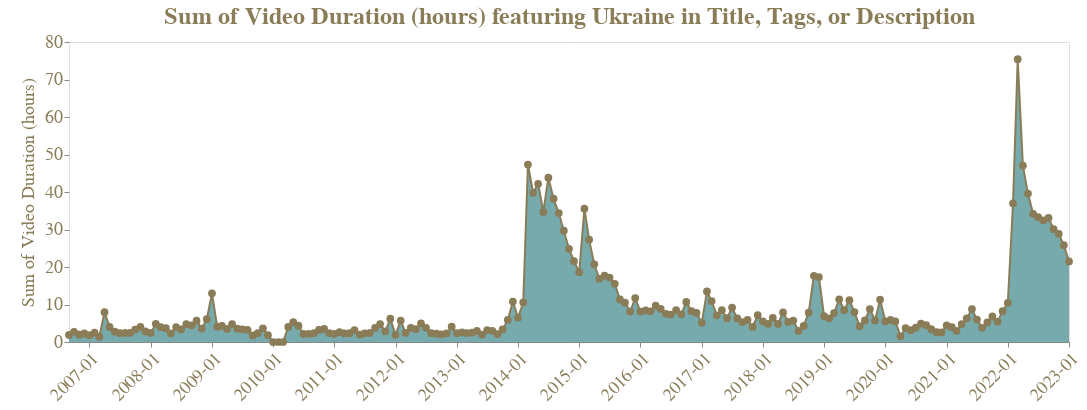

Notebook code cell kept with this figure:
### Markdown cell above
Let's see how is the trend of video duration featuring Ukraine

### Code cell
get_chart(
    df_scraped,
    token_dict_ukraine,
    "year_month",
    "Sum of Video Duration (hours)",
    width_chart=1000,
)

### Figure 1 — Vega-Lite specification as saved in the notebook (floating-point values rounded to 4 significant figures; data arrays with more than 128 entries replaced by an {"elided": "..."} marker saying what was removed)
{"config": {"view": {"continuousWidth": 400, "continuousHeight": 300}}, "layer": [{"mark": {"type": "area", "color": "#3C8689", "fillOpacity": 0.7}, "encoding": {"x": {"axis": {"format": "%Y-%m", "grid": false, "labelAngle": -45, "labelColor": "#897C57", "labelFont": "Franklin Gothic Demi Cond", "labelFontSize": 18, "ticks": true, "title": null}, "field": "year_month", "type": "temporal"}, "y": {"axis": {"domain": false, "grid": false, "gridWidth": 0.5, "labelColor": "#897C57", "labelFont": "Franklin Gothic Demi Cond", "labelFontSize": 18, "ticks": true, "titleColor": "#897C57", "titleFontSize": 35, "titleFontStyle": "Franklin Gothic Demi Cond"}, "field": "Sum of Video Duration (hours)", "type": "quantitative"}}}, {"mark": {"type": "line", "color": "#897C57"}, "encoding": {"x": {"field": "year_month", "type": "temporal"}, "y": {"field": "Sum of Video Duration (hours)", "type": "quantitative"}}}, {"mark": {"type": "point", "color": "#897C57", "filled": true, "opacity": 1, "size": 60}, "encoding": {"x": {"field": "year_month", "type": "temporal"}, "y": {"field": "Sum of Video Duration (hours)", "type": "quantitative"}}}], "data": {"name": "data-46b54b73166e5c310ae8edd3cb0d568d"}, "height": 300, "title": {"text": ["Sum of Video Duration (hours) featuring Ukraine in Title, Tags, or Description"], "font": "Franklin Gothic", "fontSize": 24, "color": "#897C57"}, "width": 1000, "$schema": "https://vega.github.io/schema/vega-lite/v4.17.0.json", "datasets": {"data-46b54b73166e5c310ae8edd3cb0d568d": {"elided": "197 records"}}}
